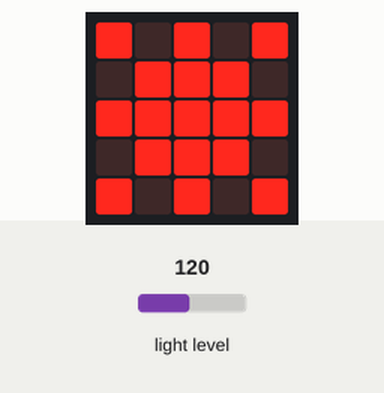
The program below on a simulated BBC micro:bit (MakeCode). On the bench: the board's 5×5 LED display. The inputs (shaded band) are chosen by the test bench; at power-on: light level 120.

Above: at 1.2 s.
1.3 s: light level set to 105
At 1.8 s:
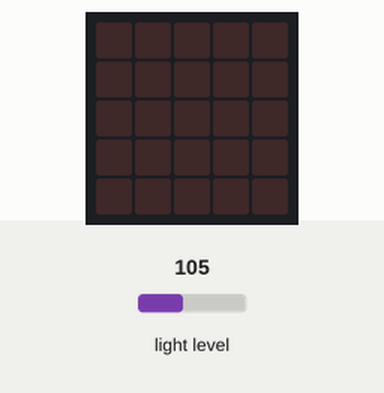
3.2 s: light level set to 96
At 4.28 s:
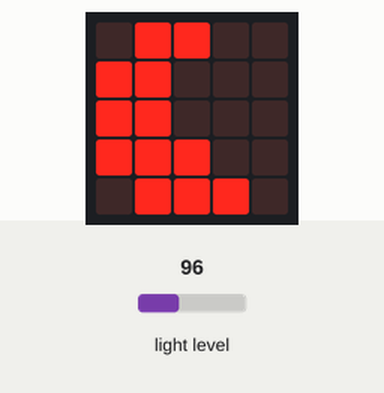
6.8 s: light level set to 128
At 7.3 s:
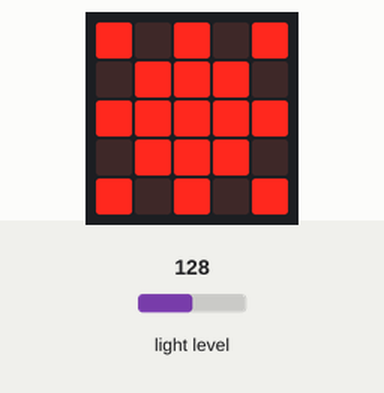
Timing chart, 0 to 9.8 s (numbered marks = the images above; inputs shaded):
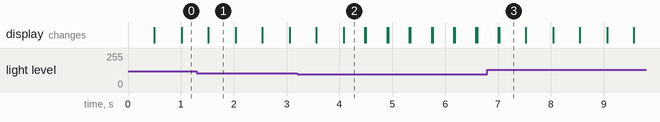

Measured:
- the behaviour switches between 101 and 100 on light level (found by bisection; images 1 and 2)
- after the input at 3.2 s, the display: first differs from a run without the input after 0.88 s (image 2)
- after the input at 6.8 s, the display: first differs from a run without the input after 0.22 s (image 3)
- what the display in image 1 shows lasts 0.5 s, from 1.5 s to 2.0 s
- what the display in image 2 shows lasts 0.4 s, from 4.1 s to 4.5 s

The program:

main.ts
```typescript
basic.forever(function () {
    if (input.lightLevel() > 100) {
        basic.showLeds(`
            # . # . #
            . # # # .
            # # # # #
            . # # # .
            # . # . #
            `)
        basic.pause(100)
        basic.showLeds(`
            . . . . .
            . . . . .
            . . . . .
            . . . . .
            . . . . .
            `)
        basic.pause(100)
    } else {
        basic.showLeds(`
            . # # . .
            # # . . .
            # # . . .
            # # # . .
            . # # # .
            `)
        basic.clearScreen()
    }
})
```

test.ts
```typescript
// Hier kann man Tests durchführen; diese Datei wird nicht kompiliert, wenn dieses Paket als Erweiterung verwendet wird.
```
